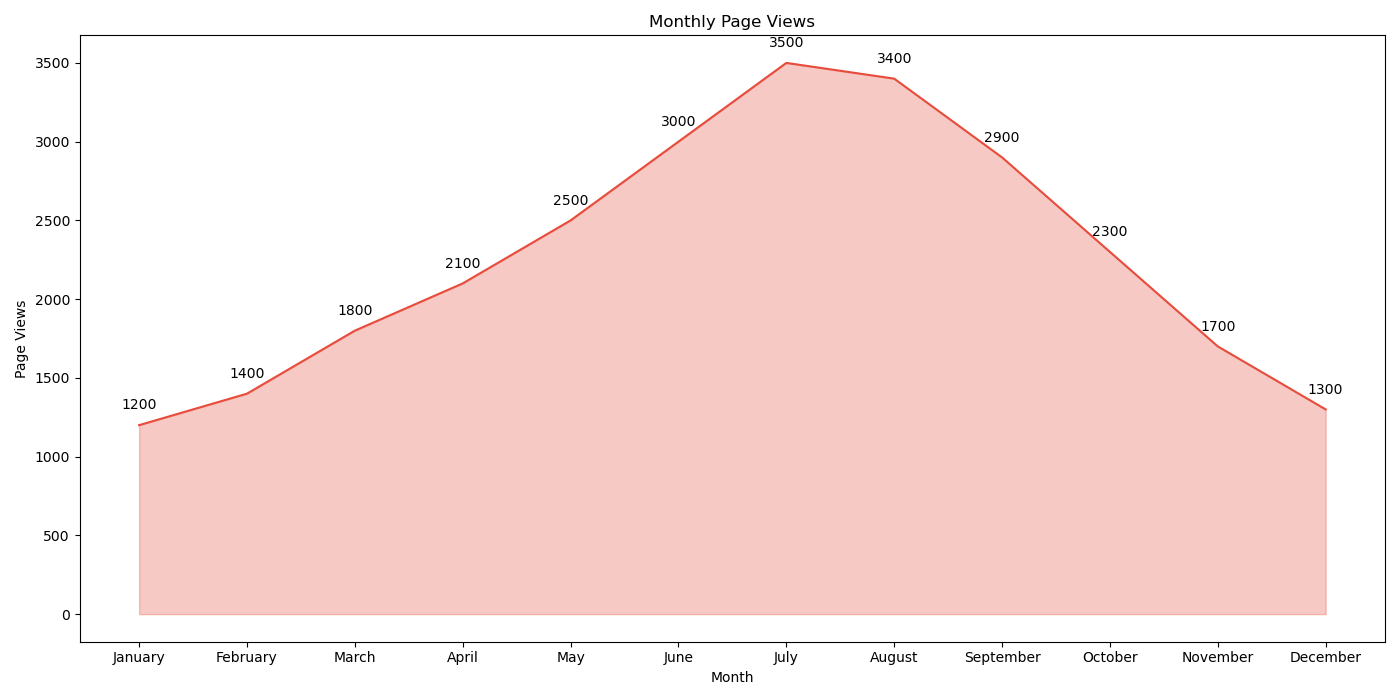

This chart was generated by the following Python code:

import pandas as pd
import seaborn as sns
import matplotlib.pyplot as plt

data = {
    'Month': ['January', 'February', 'March', 'April', 'May', 'June',
              'July', 'August', 'September', 'October', 'November', 'December'],
    'Page_Views': [1200, 1400, 1800, 2100, 2500, 3000, 3500, 3400, 2900, 2300, 1700, 1300]
}

df = pd.DataFrame(data)
df['Month'] = pd.Categorical(df['Month'], categories=[
    'January', 'February', 'March', 'April', 'May', 'June',
    'July', 'August', 'September', 'October', 'November', 'December'], ordered=True)

plt.figure(figsize=(14, 7))
chart = sns.lineplot(x='Month', y='Page_Views', data=df, color="#e74c3c")
plt.fill_between(x=df['Month'], y1=df['Page_Views'], color="#e74c3c", alpha=0.3)

for i in range(df.shape[0]):
    plt.text(df['Month'][i], df['Page_Views'][i] + 100, f"{df['Page_Views'][i]}", horizontalalignment='center')

plt.title('Monthly Page Views')
plt.xlabel('Month')
plt.ylabel('Page Views')

plt.tight_layout()
plt.show()
